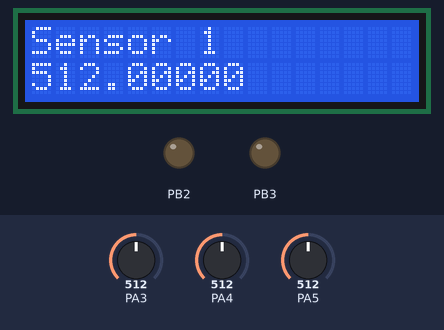
Bench run of a program on a simulated ATmega32, built with avr-gcc and emulated at 8 MHz. On the bench: 16×2 character LCD, output pins drawn as LEDs (lit = HIGH). Wiring (inferred from the names in the program): character LCD (HD44780): RS PB0; E PB1; data PB4, PB5, PB6, PB7. The test bench sets the inputs (shaded band); at power-on: PA3 = 512, PA4 = 512, PA5 = 512. Pins used as bus, display or sensor lines are not drawn.

Above: at 0.94 s.
1.6 s: PA3 set to 105
At 2.42 s:
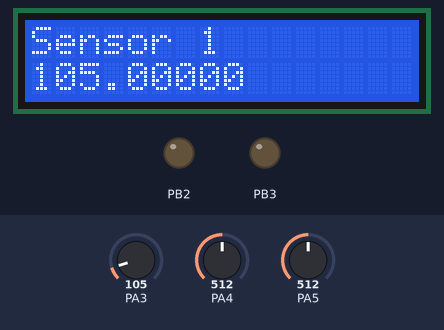
3.7 s: PA3 set to 92
At 3.89 s:
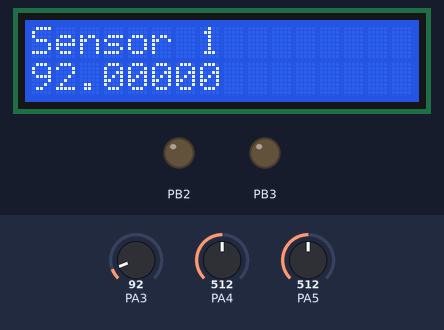
5.2 s: PA4 set to 716
At 5.62 s:
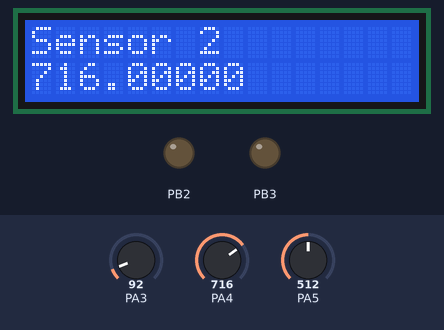
6.9 s: PA5 set to 716
At 7.34 s:
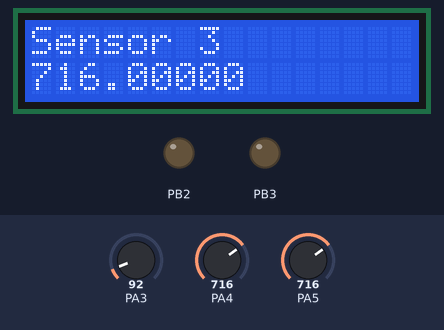
8.7 s: PA4 set to 900
At 9.3 s:
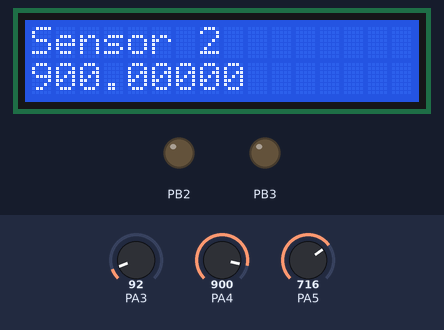
10.6 s: PA5 set to 900
At 11.02 s:
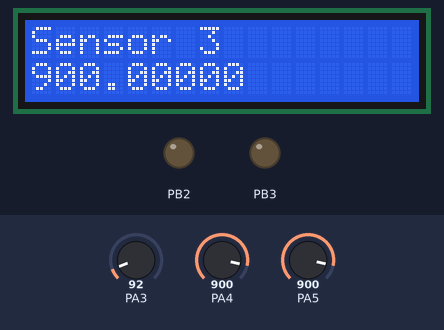
Timing chart, 0 to 13.4 s (numbered marks = the images above; inputs shaded):
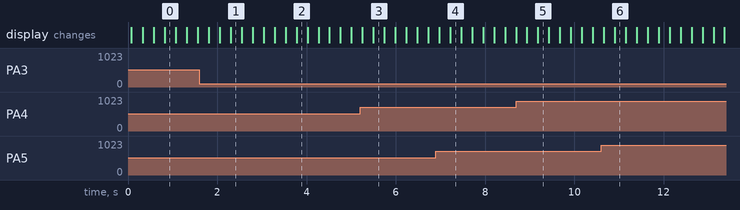

The program:

main.c
```c
/*
 * Water Level.c
 *
 * Created: 11/25/2020 5:12:51 AM
 * Author : Bhanuka
 */
#ifndef F_CPU
#define F_CPU 8000000UL /* Define CPU Frequency e.g. here its 8MHz */
#endif

#include <avr/io.h>						/* Include AVR std. library file */
#include <util/delay.h>					/* Include inbuilt defined Delay header file */
#include <stdio.h>
#include <stdlib.h>
#include <math.h>
#include <avr/io.h>
#include "adc.h"
#include "lcd.h"


int main(void)
{

	int value;


	ADC_Init();
	LCD_Init();
	char buffer [10];


    while (1)
    {
		for(int i=3;i<6;i++){
			ADC_Init();

			value=ADC_Read(i);	/* Read ADC channel 0 */


			LCD_Clear();
			LCD_String("Sensor ");
			if(i==3){
				LCD_String("1");
			}else if(i==4){
				LCD_String("2");
			}
			else{
				LCD_String("3");
			}
			LCD_Command(0xC0);
			dtostrf(value,8,5,buffer);
			LCD_String(buffer);
			_delay_ms(200);


		}


    }
}
```

adc.h
```c
/*
 * adc.h
 *
 * Created: 11/25/2020 5:15:35 AM
 *  Author: Bhanuka
 */


#ifndef ADC_H_
#define ADC_H_


void ADC_Init()
{
	DDRA=0x0;			/* Make ADC port as input */
	ADCSRA = 0x87;			/* Enable ADC, fr/128  */
	ADMUX = 0x40;			/* Vref: Avcc, ADC channel: 0 */

}

int ADC_Read(char channel)
{
	int Ain,AinLow;

	ADMUX=ADMUX|(channel & 0x0f);	/* Set input channel to read */

	ADCSRA |= (1<<ADSC);		/* Start conversion */
	while((ADCSRA&(1<<ADIF))==0);	/* Monitor end of conversion interrupt */

	_delay_us(10);
	AinLow = (int)ADCL;		/* Read lower byte*/
	Ain = (int)ADCH*256;		/* Read higher 2 bits and
					Multiply with weight */
	Ain = Ain + AinLow;
	return(Ain);			/* Return digital value*/
}


#endif /* ADC_H_ */
```

lcd.h
```c
/*
 * lcd.h
 *
 * Created: 11/25/2020 1:05:40 AM
 *  Author: Bhanuka
 */

#include <util/delay.h>

#ifndef LCD_H_
#define LCD_H_
#define LCD_Dir  DDRB			/* Define LCD data port direction */
#define LCD_Port PORTB			/* Define LCD data port */
#define RS PB0				/* Define Register Select pin */
#define EN PB1 				/* Define Enable signal pin */


void LCD_Command( unsigned char cmnd )
{
	LCD_Port = (LCD_Port & 0x0F) | (cmnd & 0xF0); /* sending upper nibble */
	LCD_Port &= ~ (1<<RS);		/* RS=0, command reg. */
	LCD_Port |= (1<<EN);		/* Enable pulse */
	_delay_us(1);
	LCD_Port &= ~ (1<<EN);

	_delay_us(200);

	LCD_Port = (LCD_Port & 0x0F) | (cmnd << 4);  /* sending lower nibble */
	LCD_Port |= (1<<EN);
	_delay_us(1);
	LCD_Port &= ~ (1<<EN);
	_delay_ms(2);
}


void LCD_Char( unsigned char data )
{
	LCD_Port = (LCD_Port & 0x0F) | (data & 0xF0); /* sending upper nibble */
	LCD_Port |= (1<<RS);		/* RS=1, data reg. */
	LCD_Port|= (1<<EN);
	_delay_us(1);
	LCD_Port &= ~ (1<<EN);

	_delay_us(200);

	LCD_Port = (LCD_Port & 0x0F) | (data << 4); /* sending lower nibble */
	LCD_Port |= (1<<EN);
	_delay_us(1);
	LCD_Port &= ~ (1<<EN);
	_delay_ms(2);
}

void LCD_Init (void)			/* LCD Initialize function */
{
	LCD_Dir = 0xFF;			/* Make LCD port direction as o/p */
	_delay_ms(20);			/* LCD Power ON delay always >15ms */

	LCD_Command(0x02);		/* send for 4 bit initialization of LCD  */
	LCD_Command(0x28);              /* 2 line, 5*7 matrix in 4-bit mode */
	LCD_Command(0x0c);              /* Display on cursor off*/
	LCD_Command(0x06);              /* Increment cursor (shift cursor to right)*/
	LCD_Command(0x01);              /* Clear display screen*/
	_delay_ms(2);
}


void LCD_String (char *str)		/* Send string to LCD function */
{
	int i;
	for(i=0;str[i]!=0;i++)		/* Send each char of string till the NULL */
	{
		LCD_Char (str[i]);
	}
}

void LCD_String_xy (char row, char pos, char *str)	/* Send string to LCD with xy position */
{
	if (row == 0 && pos<16)
	LCD_Command((pos & 0x0F)|0x80);	/* Command of first row and required position<16 */
	else if (row == 1 && pos<16)
	LCD_Command((pos & 0x0F)|0xC0);	/* Command of first row and required position<16 */
	LCD_String(str);		/* Call LCD string function */
}

void LCD_Clear()
{
	LCD_Command (0x01);		/* Clear display */
	_delay_ms(2);
	LCD_Command (0x80);		/* Cursor at home position */
}

#endif /* LCD_H_ */
```
